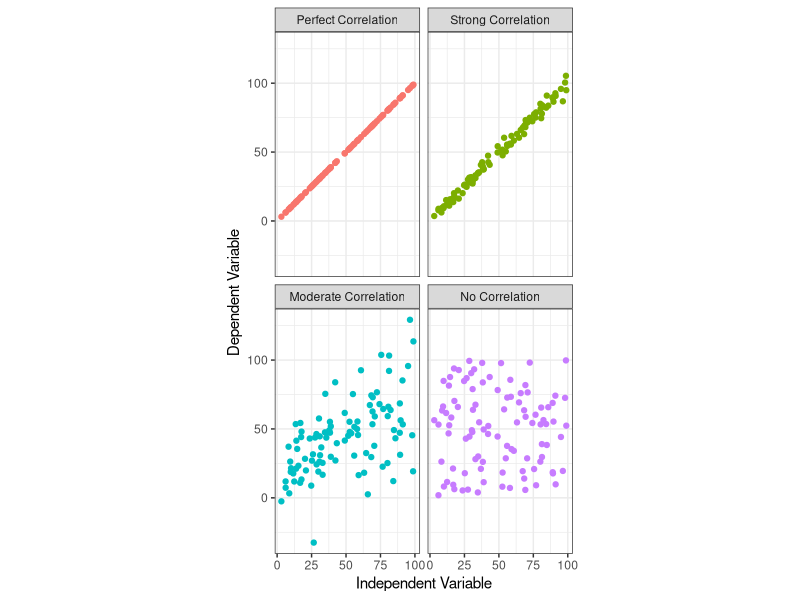

Source code (R): (Note: this script raises an error after producing the figure.)
## ---- chunk 1
knitr::opts_chunk$set(echo = TRUE, fig.align = 'center')
library(tidyverse)
library(knitr)
library(bookdown)
library(scales)
library(kableExtra)
## ---- chunk 2

corr_plots1 <- tibble(x = runif(100, 0, 100),
                      y1 = x,
                      y2 = map_dbl(x, ~ (.x*(rnorm(1, mean = 1,  sd = 0.03)) + rnorm(1, mean = 0, sd = 2))),
                      y3 = map_dbl(x, ~ (.x*(rnorm(1, mean = 0.6,  sd = 0.2)) + rnorm(1, mean = 15, sd = 15))),
                      y4 = runif(100, 0, 100)
) %>%
  pivot_longer(y1:y4, names_to = "type") %>%
  mutate(types = as.factor(type))

levels(corr_plots1$types) <- c("Perfect Correlation", "Strong Correlation", "Moderate Correlation", "No Correlation")
  

p1 <- ggplot(data = corr_plots1,
                          aes(x = x, y = value)) +
  geom_point(aes(color = types)) +
  facet_wrap(facets = vars(types),
             ncol = 2) +
  theme_bw() +
  coord_fixed(ratio=1.0) +
  labs(x = "Independent Variable",
       y = "Dependent Variable") +
  theme(legend.position = "none")
 
ggsave("./images/correlation_example_1.png", dpi = 150)
## ---- chunk 3
knitr::include_graphics("./images/correlation_example_1.png")
## ---- chunk 4

corr_plots2 <- tibble(x = runif(100, 0, 100),
                     y1 = map_dbl(x, ~ (.x*(rnorm(1, mean = .8,  sd = 0.15)) + rnorm(1, mean = 10, sd = 10))),
                     y2 = map_dbl(x, ~ -(.x*(rnorm(1, mean = 0.6,  sd = 0.06)) - rnorm(1, mean = 70, sd = 5))),
                     y3 = map_dbl(x, ~ (.x*(rnorm(1, mean = 1,  sd = 0.02))^2 + rnorm(1, mean = 0, sd = 2))),
                     y4 = map_dbl(x, ~ (100*exp(-.x/20)*(rnorm(1, mean = 1,  sd = 0.03)) + rnorm(1, mean = 4, sd = 2)))
) %>%
  pivot_longer(y1:y4, names_to = "type") %>%
  mutate(types = as.factor(type))

levels(corr_plots2$types) <- c("Positive Correlation", 
                               "Negative Correlation", 
                               "Linear Correlation", 
                               "Non-Linear Correlation")
  

p2 <- ggplot(data = corr_plots2,
                          aes(x = x, y = value)) +
  geom_point(aes(color = types)) +
  facet_wrap(facets = vars(types)) +
  theme_bw() +
  coord_fixed(ratio=1) +
  theme(legend.position = "none") +
  labs(x = "Independent Variable",
       y = "Dependent Variable")
 
ggsave("./images/correlation_example_2.png", dpi = 150)
## ---- chunk 5
knitr::include_graphics("./images/correlation_example_2.png")
## ---- chunk 6

ggplot(data = (mpg), 
       aes(x = cyl, y = hwy)) +
  geom_jitter(aes(x = cyl, y = hwy),
             shape = 1,
             color = "blue",
             width = 0.1,
             height = 0.05,
             size = 2) +
  geom_smooth(method='lm', 
              se = FALSE,
              size = 0.5,
              color = "blue") +
  xlab("# of Cylinders") +
  ylab("Highway Fuel Economy (mi/gal)") + 
  theme_classic()
  
